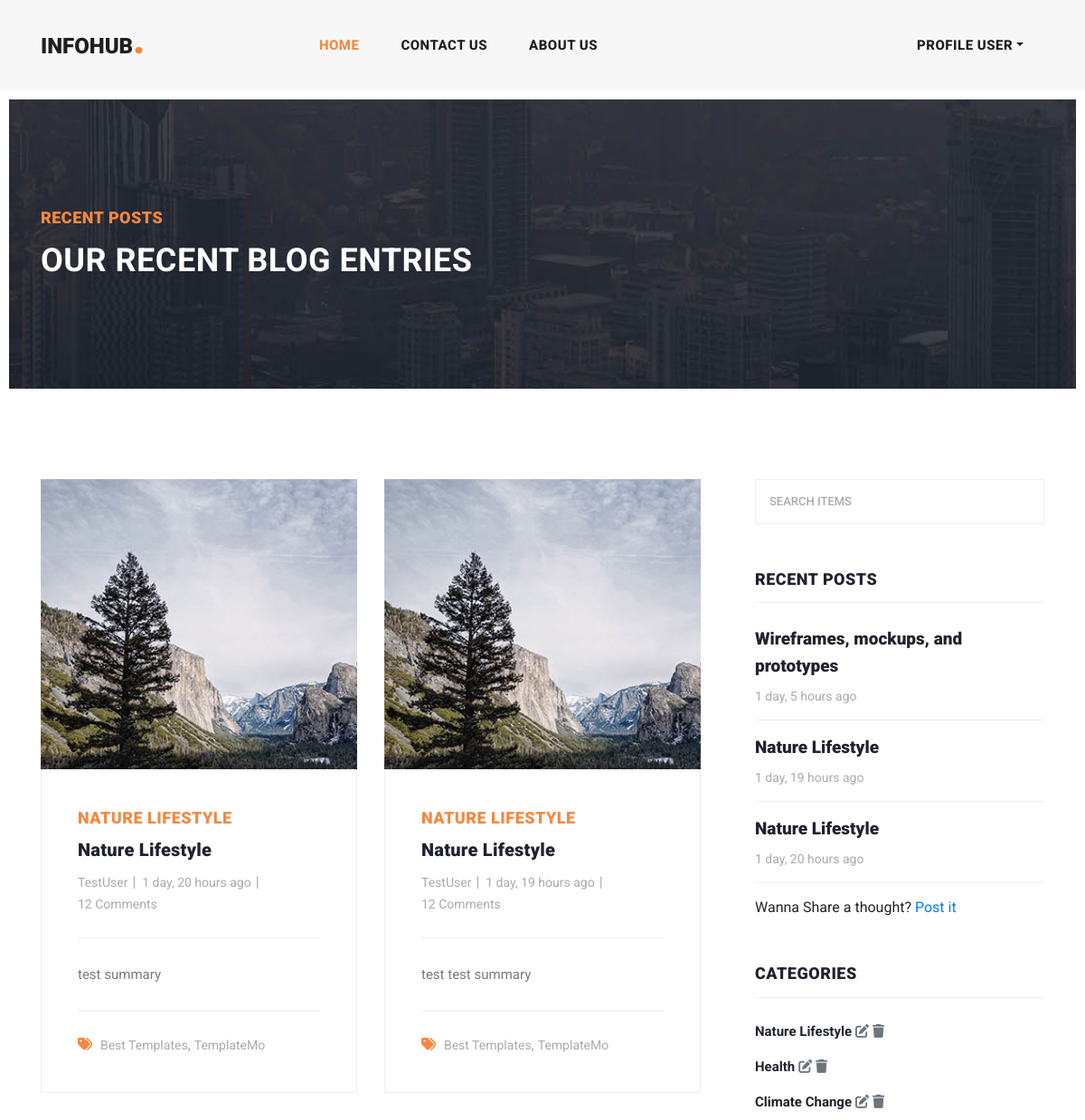
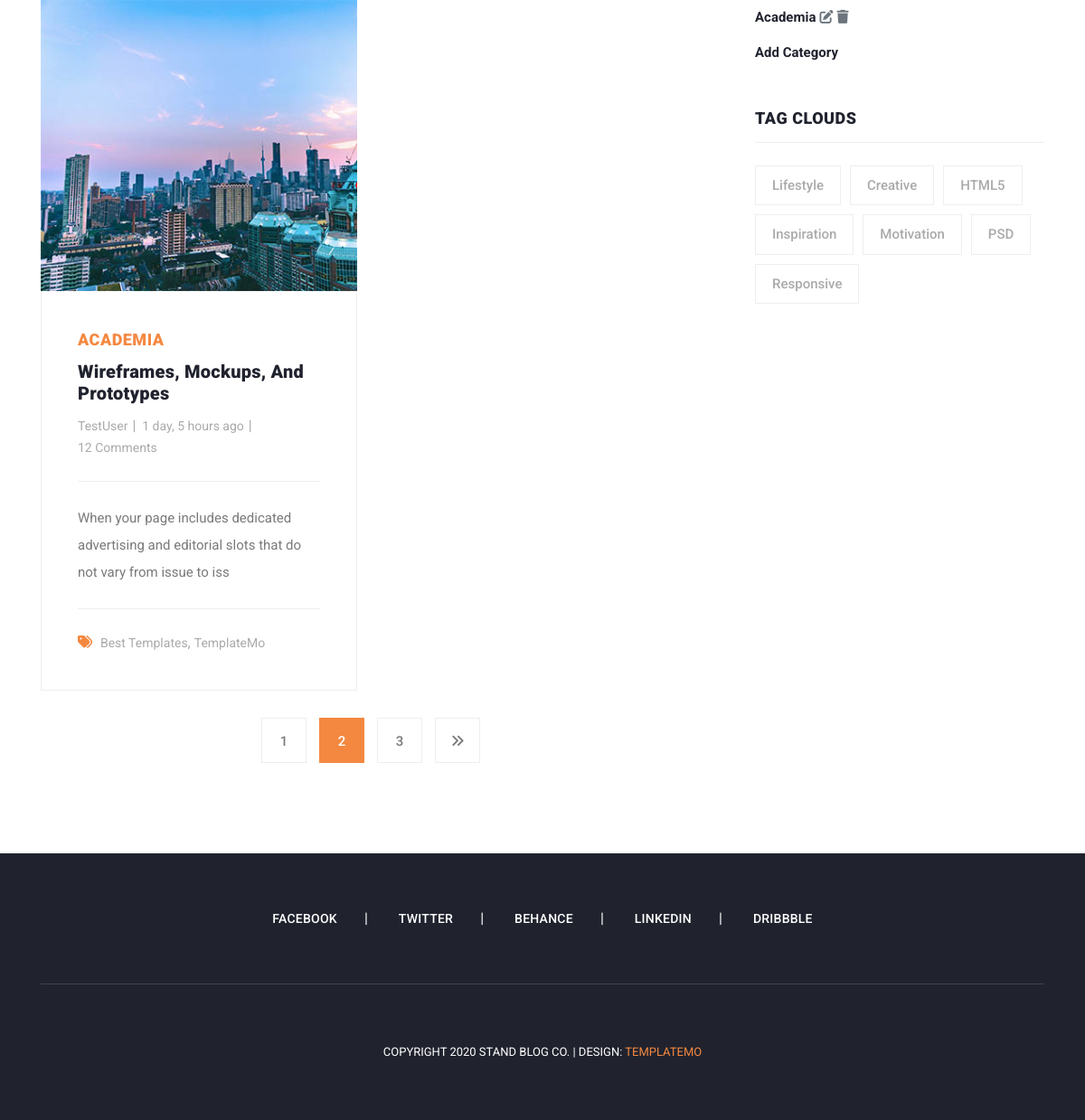
Before: /stories/ with the older database file (2 pictures, top to bottom).
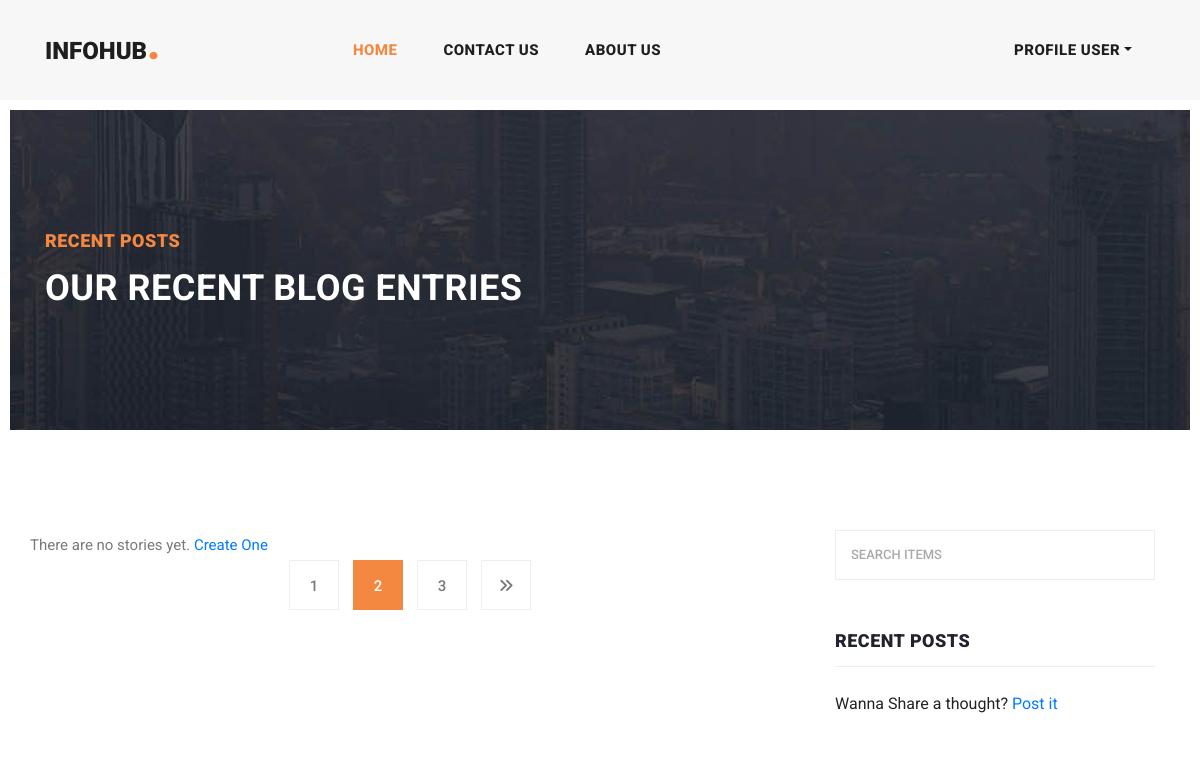
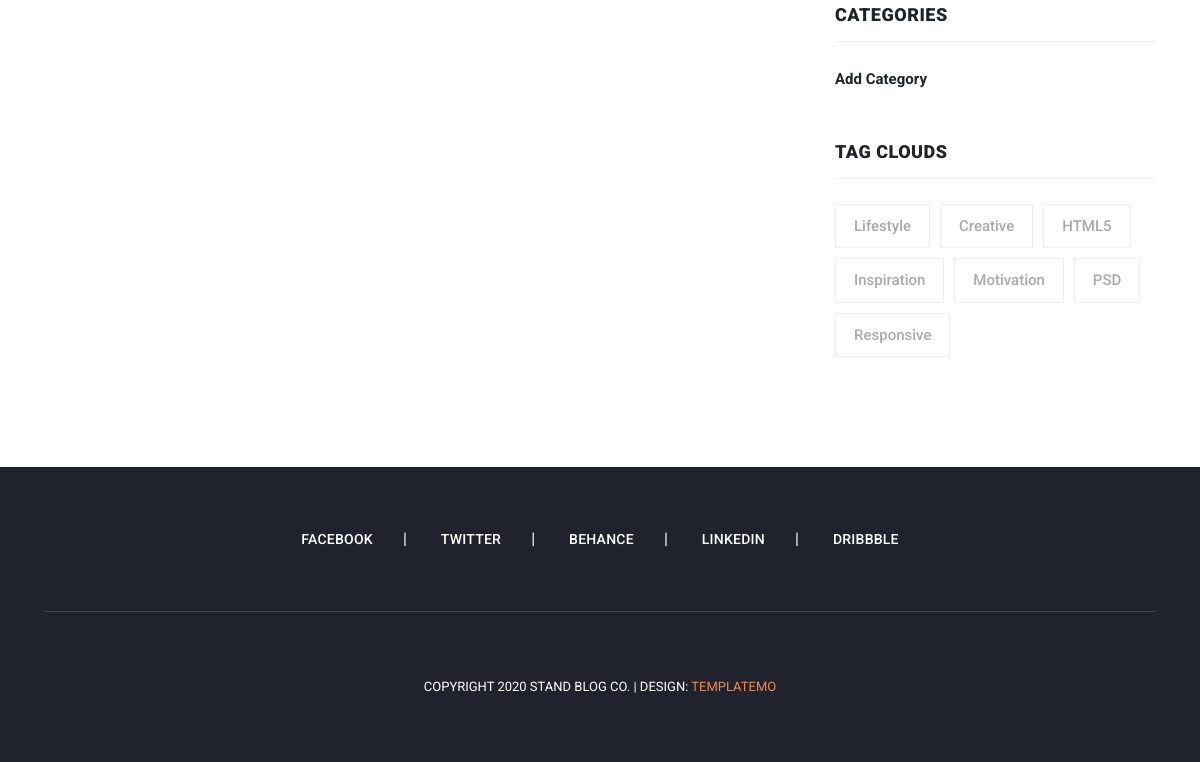
After: the same page with the newer database file (2 pictures, top to bottom).
### stories/models.py (models this page shows, shortened)
class Blog(models.Model):
    name = models.CharField(max_length=255)
    slug = models.SlugField(max_length=255, unique=True, blank=True)
    category = models.ForeignKey(Category, on_delete=models.CASCADE)
    author = models.ForeignKey(Users, on_delete=models.CASCADE)
    image = models.ImageField(upload_to='uploads/blog_image',)
    summary = models.CharField(max_length=255)
    body = models.TextField()
    status = models.CharField(max_length=50, choices=STATUS, default='draft')
    image_pg = models.ImageField(upload_to='uploads/blog_image_on_blog', blank=True)
    is_featured = models.BooleanField(default=False)
    created_at = models.DateTimeField(auto_now_add=True)
    modified_at = models.DateTimeField(auto_now=True)

class Category(models.Model):
    user = models.ForeignKey(Users,on_delete=models.CASCADE, blank=True, null=True)
    name = models.CharField(max_length=50)
    slug = models.SlugField(max_length=255, unique=True, blank=True, null=True)
    created_at = models.DateTimeField(auto_now_add=True)
    modified_at = models.DateTimeField(auto_now=True)
    class Meta:
        verbose_name_plural = 'Categories'
    def __str__(self):
        return self.name

### users/models.py (models this page shows, shortened)
class Users(AbstractBaseUser, PermissionsMixin):
    first_name = models.CharField(max_length=50)
    last_name = models.CharField(max_length=50)
    username = models.CharField(max_length=50, unique=True)
    phone = models.CharField(max_length=50)
    email = models.EmailField(unique=True)
    date_joined = models.DateTimeField(auto_now_add=True)
    last_login = models.DateTimeField(auto_now_add=True)
    is_admin = models.BooleanField(default=False)
    is_staff = models.BooleanField(default=False)
    is_active = models.BooleanField(default=False)
    is_superuser = models.BooleanField(default=False)
    USERNAME_FIELD = 'email'
    REQUIRED_FIELDS = ['username', 'first_name', 'last_name']
    objects = UsersManager()
    class Meta:
        verbose_name_plural = 'Users'

### stories/views.py (the view)
# urls.py: path('stories/', include('stories.urls')),
def stories(request):
    stories = Blog.objects.all()
    context = {'stories':stories}
    return render(request, 'stories/stories.html', context)

### stories/context_processors.py (called while the page is built)
def cat_func(request):
    categories = Category.objects.all()
    return dict(categories=categories)

def post_func(request):
    posts = Blog.objects.filter(status='published').order_by('-created_at') #.filter(status='published')
    return dict(posts=posts)

### templates/stories/stories.html (shortened to what this page needs)
{% extends 'includes/base.html' %}
{% block content %}
    <div class="heading-page header-text">
      <section class="page-heading">
        <div class="container">
          <div class="row">
            <div class="col-lg-12">
              <div class="text-content">
                <h4>Recent Posts</h4>
                <h2>Our Recent Blog Entries</h2>
              </div>
            </div>
          </div>
        </div>
      </section>
    </div>
    <section class="blog-posts grid-system">
      <div class="container">
        <div class="row">
          <div class="col-lg-8">
            <div class="all-blog-posts">
              <div class="row">
                {% if stories %}
                    {% for story in stories %}
                        <div class="col-lg-6">
                        <div class="blog-post">
                            <div class="blog-thumb">
                            <img src="{{story.image_pg.url}}" alt="">
                            </div>
                            <div class="down-content">
                            <span>{{story.category}}</span>
                            <a href="{% url 'story' story.slug %}"><h4>{{story.name}}</h4></a>
                            <ul class="post-info">
                                <li><a href="#">{{story.author.username}}</a></li>
                                <li><a href="#">{{story.created_at | timesince}} ago</a></li>
                                <li><a href="#">12 Comments</a></li>
                            </ul>
                            <p>{{story.summary | slice:':100'}}</p>
                            <div class="post-options">
                                <div class="row">
                                <div class="col-lg-12">
                                    <ul class="post-tags">
                                    <li><i class="fa fa-tags"></i></li>
                                    <li><a href="#">Best Templates</a>,</li>
                                    <li><a href="#">TemplateMo</a></li>
                                    </ul>
                                </div>
                                </div>
                            </div>
                            </div>
                        </div>
                        </div>
                    {% endfor %}
                {% else %}
                        <p class="card-text">There are no stories yet. <a href="{% url 'add_story' %}">Create One</a></p>
                {% endif %}
                <div class="col-lg-12">
                  <ul class="page-numbers">
                    <li><a href="#">1</a></li>
                    <li class="active"><a href="#">2</a></li>
                    <li><a href="#">3</a></li>
                    <li><a href="#"><i class="fa fa-angle-double-right"></i></a></li>
                  </ul>
                </div>
              </div>
            </div>
          </div>
          <div class="col-lg-4">
            {% include 'includes/sidebar.html' %}
          </div>
        </div>
      </div>
    </section>
{% endblock %}

### templates/includes/sidebar.html (shortened to what this page needs)
<div class="sidebar">
    <div class="row">
        <div class="col-lg-12">
            <div class="sidebar-item search">
                <form method="POST" action="{% url 'search' %}">
                    <input type="text" name="keyword" class="searchText" placeholder="Search Items" autocomplete="on">
                </form>
            </div>
        </div>
        <div class="col-lg-12">
            <div class="sidebar-item recent-posts">
                <div class="sidebar-heading">
                    <h2>Recent Posts</h2>
                </div>
                <div class="content">
                    <ul>
                        {% if posts %}
                            {% for post in posts %}
                                <li>
                                    <a href="{% url 'story' post.slug %}">
                                        <h5>{{post.name}}</h5>
                                        <span>{{post.created_at | timesince}} ago</span>
                                    </a>
                                </li>
                            {% endfor %}
                        {% endif %}
                        <li>Wanna Share a thought? <a href="{% url 'add_story' %}">Post it</a></li>
                    </ul>
                </div>
            </div>
        </div>
        <div class="col-lg-12">
            <div class="sidebar-item categories">
                <div class="sidebar-heading">
                    <h2>Categories</h2>
                </div>
                <div class="content">
                    <ul>
                        {% if categories %}
                            {% for category in categories %}
                                <li><a href="{% url 'category_posts' category.slug %}">{{category}}</a>&nbsp<a href="{% url 'edit_category' category.slug %}" class="text-muted"><i class="fas fa-edit"></i></a>&nbsp<a href="{% url 'delete_category' category.slug %}" class="text-muted"><i class="fas fa-trash"></i></a></li>
                            {% endfor %}
                        {% endif %}
                    <li><a href="{% url 'add_category' %}">Add Category</a></li>
                    </ul>
                </div>
            </div>
        </div>
        <div class="col-lg-12">
            <div class="sidebar-item tags">
                <div class="sidebar-heading">
                    <h2>Tag Clouds</h2>
                </div>
                <div class="content">
                    <ul>
                    <li><a href="#">Lifestyle</a></li>
                    <li><a href="#">Creative</a></li>
                    <li><a href="#">HTML5</a></li>
                    <li><a href="#">Inspiration</a></li>
                    <li><a href="#">Motivation</a></li>
                    <li><a href="#">PSD</a></li>
                    <li><a href="#">Responsive</a></li>
                    </ul>
                </div>
            </div>
        </div>
    </div>
</div>

Changed rows visible on the page:
removed Blog: image_pg (picture), category "NATURE LIFESTYLE", name "Nature Lifestyle", author.username "TestUser", created_at "1 day, 20 hours", summary "test summary"
removed Blog: image_pg (picture), category "NATURE LIFESTYLE", name "Nature Lifestyle", author.username "TestUser", created_at "1 day, 19 hours", summary "test test summary"
removed Blog: image_pg (picture), category "ACADEMIA", name "Wireframes, Mockups, And Prototypes", author.username "TestUser", created_at "1 day, 5 hours", summary "When your page includes dedicated advertising and editorial slots that do not vary from issue to iss", name "Wireframes, mockups, and prototypes"
removed Category: name "Nature Lifestyle"
removed Category: name "Health"
removed Category: name "Climate Change"
removed Category: name "Academia"
Other visible differences:
text now shown: "There are no stories yet. Create One"
